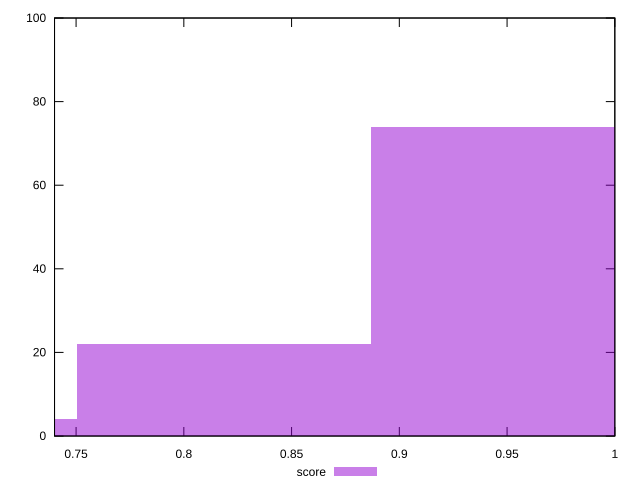

Here is the gnuplot script that generated this plot:
reset

$score <<EOF
0.8187530603471401 22
0.9552119037383302 74
0.68229421695595 4
EOF

set key outside below
set boxwidth 0.13645884339119002
set xrange [0.74:1]
set yrange [0:100]
set trange [0:100]
set style fill transparent solid 0.5 noborder
set terminal svg size 640, 490 enhanced background rgb 'white'
set output "reports/report_00028_2021-02-24T12-49-42.674Z/unminified-javascript/samples/card/score/histogram.svg"

plot $score title "score" with boxes

reset
